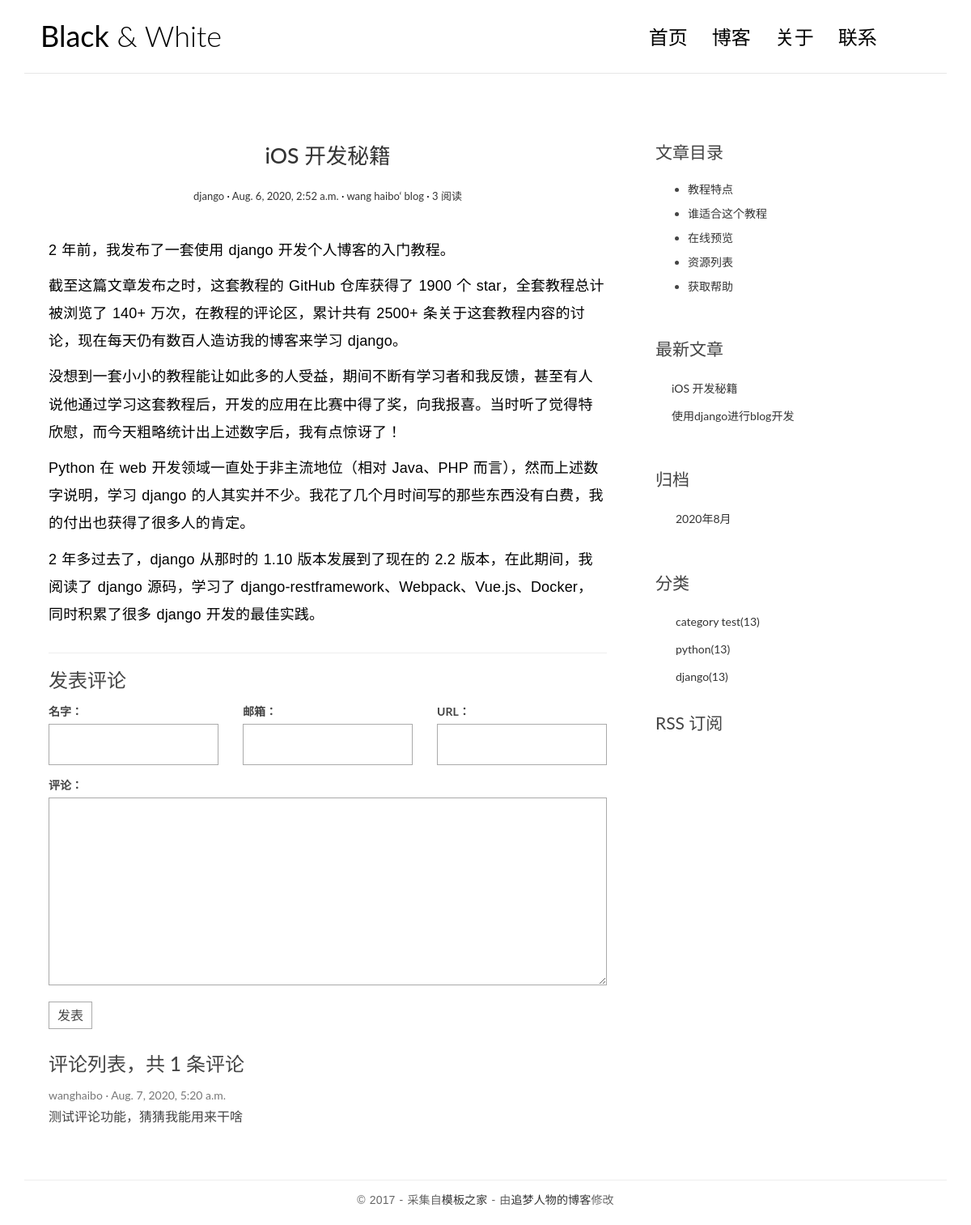
/detail/3, run on the app's committed database.
### blog/models.py (models this page shows, shortened)
class Post(models.Model):
    title = models.CharField(max_length=70)
    body = models.TextField()
    create_time = models.DateTimeField()
    modified_time = models.DateTimeField()
    excerpt = models.CharField(max_length=200, blank=True)
    category = models.ForeignKey(Category, on_delete=models.CASCADE)
    tags = models.ManyToManyField(Tag, blank=True)
    author = models.CharField(max_length=100)
    views = models.PositiveIntegerField(default=0)
    def get_absolute_url(self):
        return reverse('blog:detail', kwargs={'pk': self.pk})
    def increase_views(self):
        self.views += 1
        self.save(update_fields=['views'])

class Category(models.Model):
    name = models.CharField(max_length=100)

### comments/models.py (models this page shows, shortened)
class Comment(models.Model):
    name = models.CharField(max_length=100)
    email = models.EmailField(max_length=225)
    url = models.URLField(blank=True)
    text = models.TextField()
    create_time = models.DateTimeField(auto_now_add=True)
    post = models.ForeignKey('blog.Post', on_delete=models.CASCADE)

### blog/views.py (the view)
# urls.py: path('detail/<int:pk>', views.detail, name='detail'),
def detail(request, pk):
    try:
        post = Post.objects.get(pk=pk)
        post.increase_views()
        post.body = markdown.markdown(post.body,
                                      extensions=[
                                          'markdown.extensions.extra',
                                          'markdown.extensions.codehilite',
                                          'markdown.extensions.toc'
                                      ])
    except Exception:
        raise Http404
    form = CommentForm()
    comment_list = post.comment_set.all()
    context = {"post": post,
               "form": form,
               'comment_list': comment_list}
    return render(request, 'blog/detail.html', context=context)

### comments/forms.py
class CommentForm(forms.ModelForm):
    class Meta:
        model = Comment
        fields = ['name', 'email', 'url', 'text']

### blog/templatetags/blog_tags.py (called while the page is built)
@register.simple_tag
def get_recent_posts(num=5):
    return Post.objects.all().order_by('-create_time')[:num]

@register.simple_tag
def archives():
    return Post.objects.dates('create_time', 'month', order='DESC')

@register.simple_tag
def get_categories():
    return Category.objects.all()

### blog/templates/blog/detail.html (shortened to what this page needs)
{% extends 'blog/base.html' %}
{% load blog_tags %}
{% block main %}
<article class="post post-1">
    <header class="entry-header">
        <h1 class="entry-title">
            <a href="{{ post.get_absolute_url }}"> {{ post.title }}</a>
        </h1>
        <div class="entry-meta">
            <span class="post-category"><a href="#">{{ post.category.name }}</a></span>
            <span class="post-date"><a href="#"><time class="entry-date"
                                                                      datetime="{{ post.create_time }}">{{ post.create_time }}</time></a></span>
            <span class="post-author"><a href="#">{{ post.author }}</a></span>
            <span class="views-count"><a href="#">{{ post.views }} 阅读</a></span>
        </div>
    </header>
    <div class="entry-content clearfix">
        <p>{{ post.body|safe }}</p>
    </div>
</article>
<section class="comment-area" id="comment-area">
    <hr>
    <h3>发表评论</h3>
    <form action="{% url 'comments:post_comment' post.pk %}" method="POST" class="comment-form">
        <div class="row">
            <div class="col-md-4">
                <label for="{{ form.name.id_for_label }}">名字：</label>
                {{ form.name }}
            </div>
            <div class="col-md-4">
                <label for="{{ form.email.id_for_label }}">邮箱：</label>
                {{ form.email }}
            </div>
            <div class="col-md-4">
                <label for="{{ form.url.id_for_label }}">URL：</label>
                {{ form.url }}
            </div>
            <div class="col-md-12">
                <label for="{{ form.text.id_for_label }}">评论：</label>
                {{ form.text }}
                <button type="submit" class="comment-btn">发表</button>
            </div>
        </div>
    </form>
    <div class="comment-list-panel">
        <h3>评论列表，共 <span>{{ comment_list.count }}</span> 条评论</h3>
        <ul class="comment-list list-unstyled">
            {% for comment in comment_list %}
            <li class="comment-item">
                <span class="nickname">{{ comment.name }}</span>
                <time class="submit-date">{{ comment.create_time }}</time>
                <div class="text">
                    {{ comment.text }}
                </div>
            </li>
            {% empty %}
            暂无评论
            {% endfor %}
        </ul>
    </div>
</section>
{% endblock main %}

### blog/templates/blog/base.html (shortened to what this page needs)
{% load static %}
{% load blog_tags %}
<!DOCTYPE html>
<html>
<head>
    <link rel="stylesheet" href="http://code.ionicframework.com/ionicons/2.0.1/css/ionicons.min.css">
    <link rel="stylesheet" href="{% static 'blog/css/bootstrap.min.css' %}">
    <link rel="stylesheet" href="{% static 'blog/css/pace.css' %}">
    <link rel="stylesheet" href="{% static 'blog/css/custom.css' %}">
    <link rel="stylesheet" href="{% static 'blog/css/highlights/github.css' %}">
</head>
<body>
<div class="container">
    <header id="site-header">
        <div class="row">
            <div class="col-md-4 col-sm-5 col-xs-8">
                <div class="logo">
                    <h1><a href="{% url 'blog:index' %}"><b>Black</b> &amp; White</a></h1>
                </div>
            </div>
            <div class="col-md-8 col-sm-7 col-xs-4">
                <nav class="main-nav" role="navigation">
                    <div class="collapse navbar-collapse" id="bs-example-navbar-collapse-1">
                        <ul class="nav navbar-nav navbar-right">
                            <li class="cl-effect-11"><a href="index.html" data-hover="首页">首页</a></li>
                            <li class="cl-effect-11"><a href="full-width.html" data-hover="博客">博客</a></li>
                            <li class="cl-effect-11"><a href="about.html" data-hover="关于">关于</a></li>
                            <li class="cl-effect-11"><a href="contact.html" data-hover="联系">联系</a></li>
                        </ul>
                    </div>
                </nav>
            </div>
        </div>
    </header>
</div>
<div class="content-body">
    <div class="container">
        <div class="row">
            <main class="col-md-8">
                {% block main %}
                {% endblock main %}
            </main>
            <aside class="col-md-4">
                {% block toc %}
                <div class="widget widget-content">
                    <h3 class="widget-title">文章目录</h3>
                    <ul>
                        <li>
                            <a href="#">教程特点</a>
                        </li>
                        <li>
                            <a href="#">谁适合这个教程</a>
                        </li>
                        <li>
                            <a href="#">在线预览</a>
                        </li>
                        <li>
                            <a href="#">资源列表</a>
                        </li>
                        <li>
                            <a href="#">获取帮助</a>
                        </li>
                    </ul>
                </div>
                <div class="widget widget-recent-posts">
                    <h3 class="widget-title">最新文章</h3>
                    {% get_recent_posts as recent_post_list %}
                    <ul>
                        {% for recent_post in recent_post_list %}
                        <li>
                            <a href="{{ recent_post.get_absolute_url }}">{{ recent_post.title }}</a>
                        </li>
                        {% empty %}
                        暂无文章！
                        {% endfor %}
                    </ul>
                </div>
                <div class="widget widget-archives">
                    <h3 class="widget-title">归档</h3>
                    {% archives as date_list %}
                    <ul>
                        {% for date in date_list %}
                        <li>
                            <a href="{% url 'blog:archives' date.year date.month %}">{{ date.year }}年{{ date.month }}月</a>
                        </li>
                        {% empty %}
                        暂无归档！
                        {% endfor %}
                    </ul>
                </div>
                <div class="widget widget-category">
                    <h3 class="widget-title">分类</h3>
                    {% get_categories as category_list %}
                    <ul>
                        {% for category in category_list %}
                        <li>
                            <a href="{% url 'blog:category' category.id %}">{{ category.name }}<span class="post-count">(13)</span></a>
                        </li>
                        {% empty %}
                        暂无分类！
                        {% endfor %}
                    </ul>
                </div>
                <div class="rss">
                    <a href=""> RSS 订阅</a>
                </div>
                {% endblock toc %}
            </aside>
        </div>
    </div>
</div>
<footer id="site-footer">
    <div class="container">
        <div class="row">
            <div class="col-md-12">
                <p class="copyright">&copy 2017 - 采集自<a href="http://www.cssmoban.com/"
                                                        target="_blank" title="模板之家">模板之家</a>
                    - 由<a href="http://zmrenwu.com/" title="网页模板" target="_blank">追梦人物的博客</a>修改
                </p>
            </div>
        </div>
    </div>
</footer>
</body>
</html>

### blog/static/blog/css/custom.css (style rules this page uses)
* { outline: none; }
h1, h2, h3, h4, h5, h6 { margin-top: 0; }
b { font-weight: 400; }
a { color: #333; }
body { color: #444; font-family: 'Lato', sans-serif; }
p { font-family: 'Ubuntu', sans-serif; font-weight: 400; word-spacing: 1px; letter-spacing: 0.01em; }
#site-header { background-color: #FFF; padding: 25px 20px; margin-bottom: 40px; border-bottom: 1px solid #e7e7e7; }
.logo h1 a { color: #000; }
.logo h1 { margin: 0; font-family: 'Lato', sans-serif; font-weight: 300; }
.main-nav { margin-top: 11px; max-width: 95%; }
.main-nav a { color: #000000 !important; padding: 0 0 5px 0 !important; margin-right: 30px; font-family: 'Lato', sans-serif; font-weight: 300; font-size: 24px; }
.cl-effect-11 a { padding: 10px 0; color: #0972b4; text-shadow: none; }
.cl-effect-11 a::before { position: absolute; top: 0; left: 0; overflow: hidden; padding: 0 0 5px 0 !important; max-width: 0; border-bottom: 1px solid #000; color: #000; content: attr(data-hover); white-space: nowrap; -webkit-transition: max-width 0.5s; -moz-transition: max-width 0.5s; transition: max-width 0.5s; }
.content-body { padding-bottom: 4em; }
.post { background: #fff; padding: 30px 30px 0; }
.entry-title { text-align: center; font-size: 1.9em; margin-bottom: 20px; line-height: 1.6; padding: 10px 20px 0; }
.entry-meta { text-align: center; color: #DDDDDD; font-size: 13px; margin-bottom: 30px; }
.entry-content { font-size: 18px; line-height: 1.9; font-weight: 300; color: #000; }
.post-category::after, .post-date::after, .post-author::after, .comments-link::after { content: ' ·'; color: #000; }
.widget { background: #fff; padding: 30px 0 0; }
.widget-title { font-size: 1.5em; margin-bottom: 20px; line-height: 1.6; padding: 10px 0 0; font-weight: 400; }
.widget-recent-posts ul { padding: 0; margin: 0; padding-left: 20px; }
.widget-recent-posts ul li { list-style-type: none; position: relative; line-height: 170%; margin-bottom: 10px; }
.widget-recent-posts ul li::before { content: '\f3d3'; font-family: "Ionicons"; position: absolute; left: -17px; top: 3px; font-size: 16px; color: #000; }
.widget-archives ul { padding: 0; margin: 0; padding-left: 25px; }
.widget-archives ul li { list-style-type: none; position: relative; line-height: 170%; margin-bottom: 10px; }
.widget-archives ul li::before { content: '\f3f3'; font-family: "Ionicons"; position: absolute; left: -25px; top: 1px; font-size: 16px; color: #000; }
.widget-category ul { padding: 0; margin: 0; padding-left: 25px; }
.widget-category ul li { list-style-type: none; position: relative; line-height: 170%; margin-bottom: 10px; }
.widget-category ul li::before { content: '\f3fe'; font-family: "Ionicons"; position: absolute; left: -25px; top: 1px; font-size: 18px; color: #000; }
.widget-content ul li { margin-bottom: 10px; }
.rss { font-size: 21px; margin-top: 30px; }
.rss a { color: #444; }
#site-footer { padding-top: 10px; padding: 0 0 1.5em 0; }
.copyright { text-align: center; padding-top: 1em; margin: 0; border-top: 1px solid #eee; color: #666; }
.contact-form input, .comment-form input { border: 1px solid #aaa; margin-bottom: 15px; width: 100%; padding: 15px 15px; font-size: 16px; line-height: 100%; transition: 0.4s border-color linear; }
.contact-form textarea, .comment-form textarea { border: 1px solid #aaa; margin-bottom: 15px; width: 100%; padding: 15px 15px; font-size: 16px; line-height: 20px !important; min-height: 183px; transition: 0.4s border-color linear; }
.comment-area { padding: 0 30px 0; }
.comment-form { margin-top: 15px; }
.comment-form .comment-btn { background-color: #fff; border: 1px solid #aaa; font-size: 16px; padding: 5px 10px; }
.comment-list-panel { margin-top: 30px; }
.comment-list { margin-top: 15px; }
.comment-item .nickname, .comment-item .submit-date { color: #777; font-size: 14px; }
.comment-item .nickname:after { content: ' ·'; }
.comment-item .text { padding-top: 5px; font-size: 16px; }

### data on the page
Post: title "iOS 开发秘籍", category.name "django", create_time "Aug. 6, 2020, 2:52 a.m.", author "wang haibo‘ blog", views "3", body "2 年前，我发布了一套使用 django 开发个人博客的入门教程。 截至这篇文章发布之时，这套教程的 GitHub 仓库获得了 1900 个 star，全套教程总计被浏览了 140+ 万次，在教程的评论区，累计共有 2500+ 条关于这套教程内容的讨论，现在每天仍有数百人造访我的博客来学习 django。 没想到一套小小的教程能让如此多的人受益，期间不断有学习者和我反馈，甚至有人说他通过学习这套教程后，开发的应用在比赛中得了奖，向我报喜。当时听了觉得特欣慰，而今天粗略统计出上述数字后，我有点惊讶了！ Python 在 web 开发领域一直处于非主流地位（相对 Java、PHP 而言），然而上述数字说明，学习 django 的人其实并不少。我花了几个月时间写的那些东西没有白费，我的付出也获得了很多人的肯定。 2 年多过去了，django 从那时的 1.10 版本发展到了现在的 2.2 版本，在此期间，我阅读了 django 源码，学习了 django-restframework、Webpack、Vue.js、Docker，同时积累了很多 django 开发的最佳实践。", count "1"
Comment: name "wanghaibo", create_time "Aug. 7, 2020, 5:20 a.m.", text "测试评论功能，猜猜我能用来干啥"
Post: title "使用django进行blog开发"
Category: name "category test"
Category: name "python"
Category: name "django"

### other printed values
{{ date.year }} "2020"
{{ date.month }} "8"
